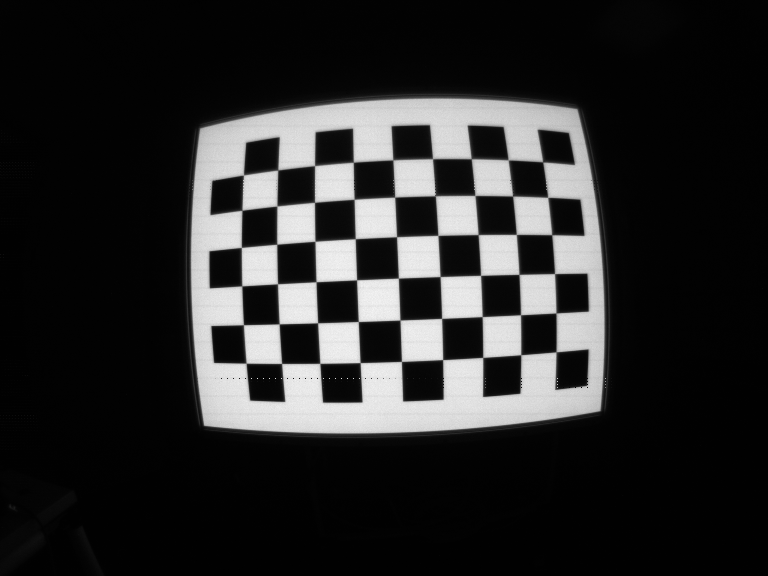
#> input picture IntrinsicCalibration/data/gray_same/g001.png, 768 x 576 px, found by its file name; its folder holds 4 pictures in this run
$ python flip_ud.py
#> lines starting #> are read from the running program, lines starting #| are printed output that depends on the picture
import cv2
import os

# Get all image files in current directory
img_files = [f for f in os.listdir('./IntrinsicCalibration/data/gray_same/') if f.endswith(('.jpg', '.png', '.jpeg'))]

print(img_files)
for img_file in img_files:
    # Read image
    img = cv2.imread('./IntrinsicCalibration/data/gray_same/' + img_file)
#> img is the input picture: shape (576, 768, 3); min 0, max 244, mean 42.7
    # cv2.imshow('img', img)
    # cv2.waitKey(0)
    # cv2.destroyAllWindows()

    # Flip image vertically
    flipped = cv2.flip(img, 0)  # 0 means flip around x-axis (vertical flip)
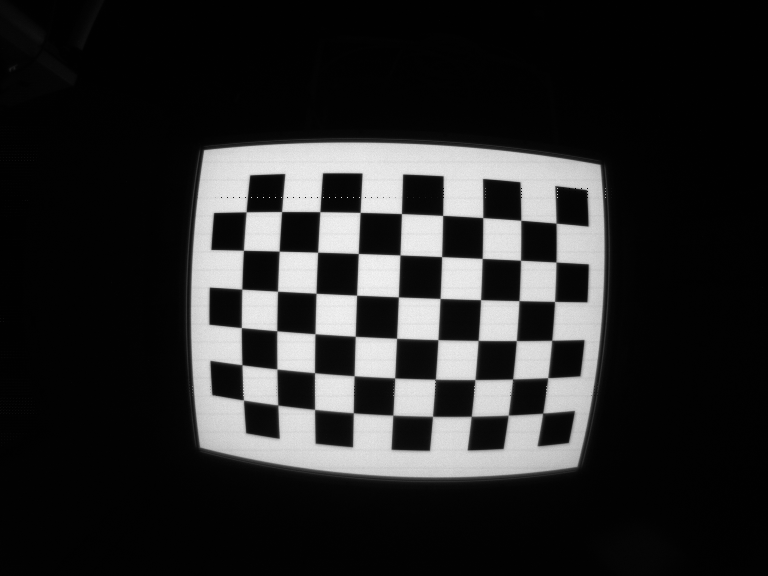
#> flipped: shape (576, 768, 3); min 0, max 244, mean 42.7

    # Save flipped image with 'flip_' prefix
    new_filename = img_file
    cv2.imwrite(new_filename, flipped)
#> pass 2 of the loop `for img_file in img_files:`:
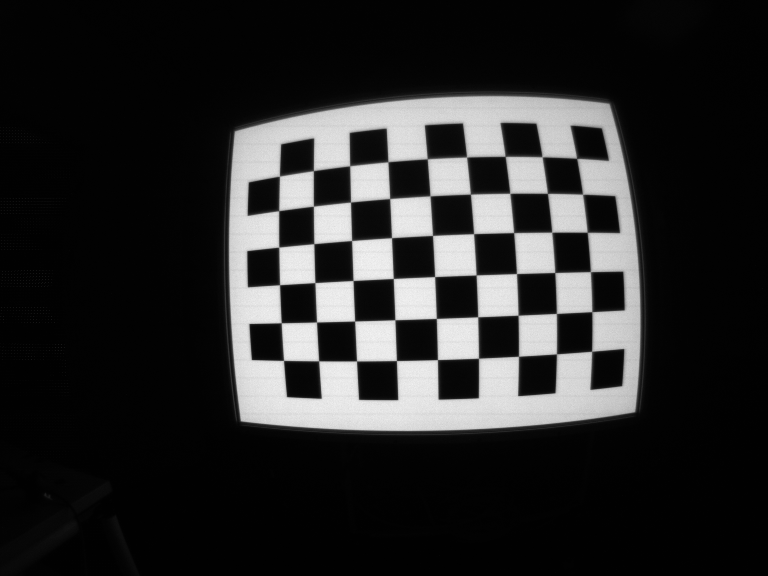
#> input picture IntrinsicCalibration/data/gray_same/g002.png, 768 x 576 px, found by its file name
#> img is the input picture: shape (576, 768, 3); min 0, max 243, mean 42.2
#> `flipped = cv2.flip(img, 0)`:
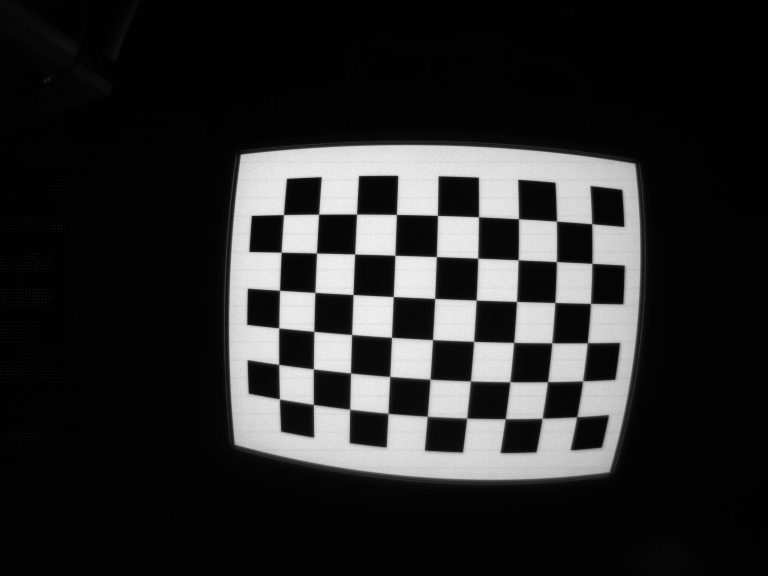
#> flipped: shape (576, 768, 3); min 0, max 243, mean 42.2
#> pass 3 of the loop `for img_file in img_files:`:
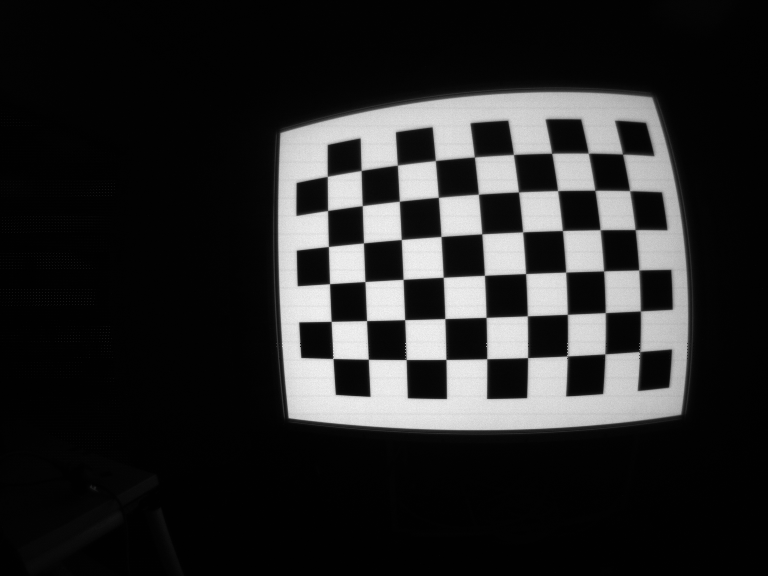
#> input picture IntrinsicCalibration/data/gray_same/g003.png, 768 x 576 px, found by its file name
#> img is the input picture: shape (576, 768, 3); min 0, max 244, mean 41.6
#> `flipped = cv2.flip(img, 0)`:
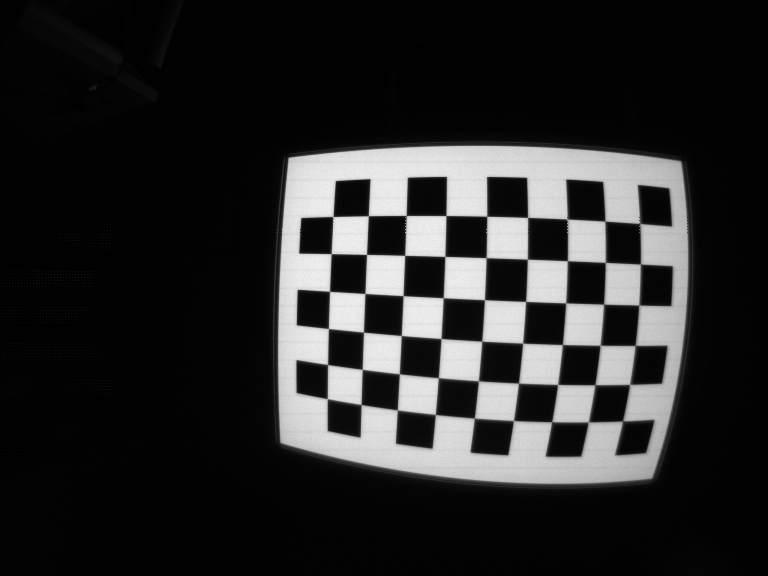
#> flipped: shape (576, 768, 3); min 0, max 244, mean 41.6
#> the loop made 4 passes; the first 3 are shown
